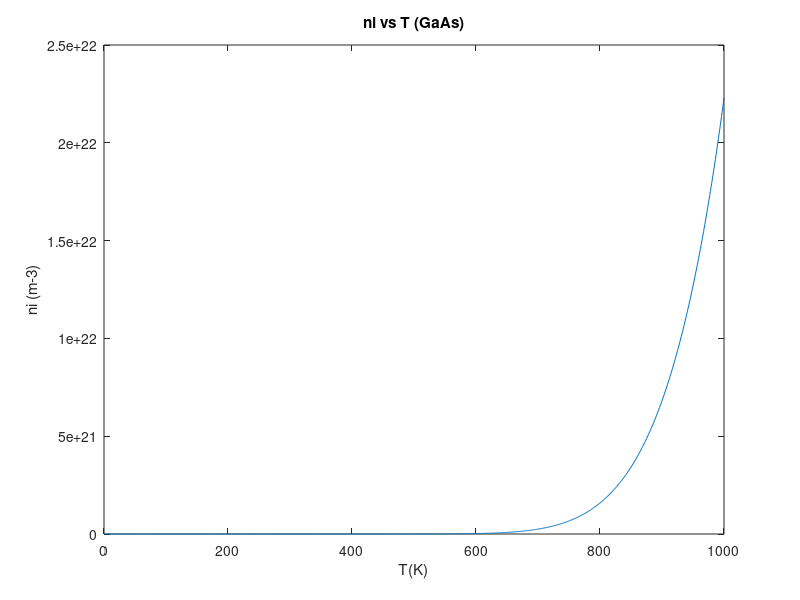

This chart was generated by the following MATLAB code:
% Grafica de ni vs T para Arseniuro de Galio (GaAs).
% Gerardo Flores Jeronimo.
% 02 de Mayo de 2017.
% https://ecee.colorado.edu/~bart/book/eband5.htm
clc, clear
k = 1.3806e-23; % J/K
h = 6.626e-34; % J-s
mo = 9.11e-31; % kg
me = 0.067*mo; % kg
mh = 0.45*mo; % kg
Eg_o = 1.519; % eV
alpha = 5.41e-4; % eV/K
beta = 204; % K
v_T = [];
v_ni = [];
v_Eg = [];

for T = 0:1000
    Eg = Eg_o - (alpha*T^2)/(T + beta); % eV
    q = 1.602e-19; % J/eV
    Nc = 2*(2*pi()*me*k*T/(h^2))^(3/2); % m-3
    Nv = 2*(2*pi()*mh*k*T/(h^2))^(3/2); % m-3
    ni = sqrt(Nc * Nv) * exp(-Eg*q/(2*k*T)); % m-3
    v_T = [v_T;T];
    v_ni = [v_ni;ni];
    v_Eg = [v_Eg;Eg];
end

tab = horzcat(v_T, v_ni);
plot(tab(:,1),tab(:,2),'-','markersize',2)
title('ni vs T (GaAs)')
xlabel('T(K)')
ylabel('ni (m-3)')
